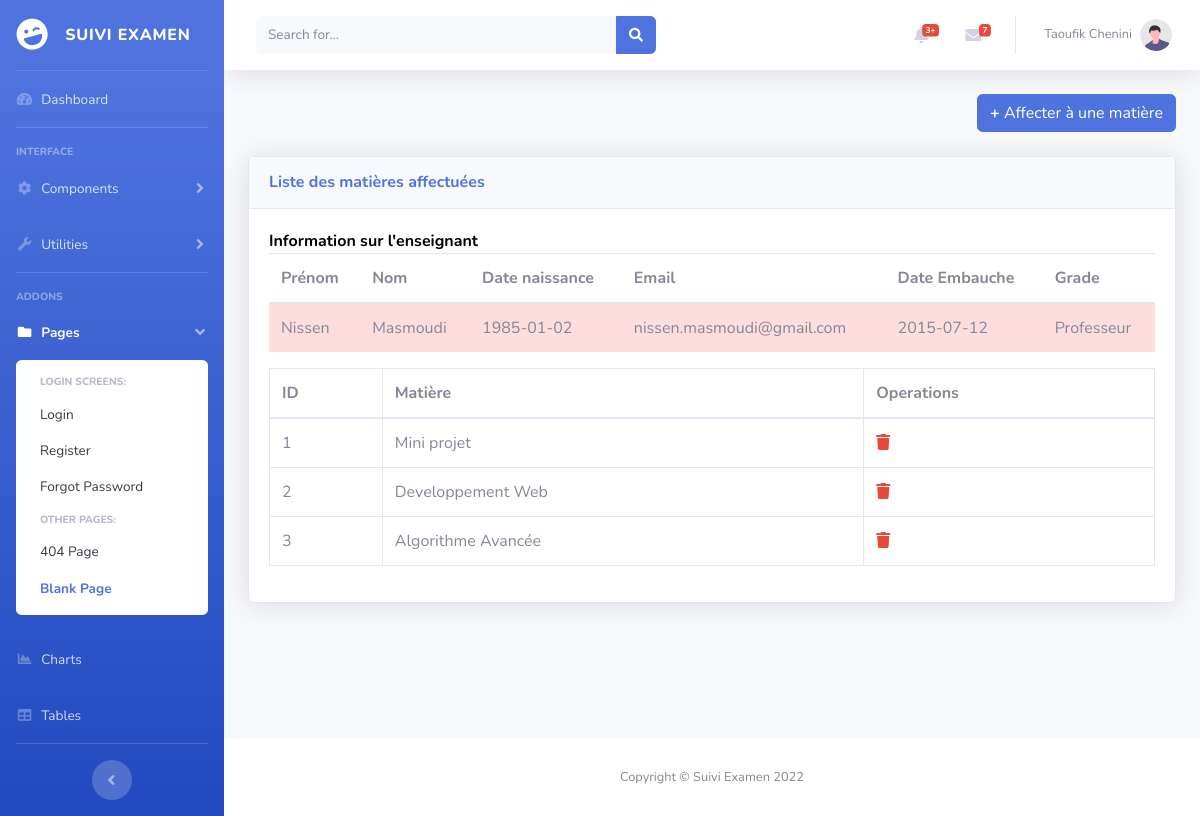
The page /admin/affect_subject.php?id_teacher=1 on the database its author committed.
### tables this page shows
CREATE TABLE `enseignant` (
  `numEns` int(11) NOT NULL,
  `nom` varchar(50) NOT NULL,
  `prenom` varchar(50) NOT NULL,
  `dateNaissance` date NOT NULL,
  `photo` varchar(150) NOT NULL,
  `adresseMail` varchar(100) NOT NULL,
  `dateEmbauche` date NOT NULL,
  `grade` varchar(100) NOT NULL,
  `password` varchar(100) NOT NULL
);

CREATE TABLE `subject_affected` (
  `idSA` int(11) NOT NULL,
  `idEns` int(11) NOT NULL,
  `idMat` int(11) NOT NULL
);

CREATE TABLE `matieres` (
  `id_mat` int(11) NOT NULL,
  `nom_mat` varchar(100) NOT NULL,
  `coefMat` varchar(10) NOT NULL,
  `NbreHeureCours` varchar(10) NOT NULL,
  `NbreHeureTP` varchar(10) NOT NULL
);

### admin/affect_subject.php (the view, shortened to what this page needs)
<?php
include('includes/header.php');
include('includes/navbar.php');
include('config/dbconn.php');
$id=$_GET['id_teacher'];
$query="SELECT subject_affected.*, matieres.nom_mat from subject_affected
LEFT JOIN matieres ON subject_affected.idMat = matieres.id_mat WHERE subject_affected.idEns='".$id."'";
$res=mysqli_query($con, $query);
$query2="SELECT * from enseignant WHERE numEns='".$id."'";
$result = mysqli_query($con, $query2) or die ( mysqli_error());
$data = mysqli_fetch_assoc($result);
?>
 <div class="container-fluid">
    <div class="d-sm-flex align-items-center justify-content-between mb-4">
        <a href="" data-target="#modal_add" data-toggle="modal" class="btn btn-primary ">
        <i class="text-white-50"></i> <b> + </b>Affecter à une matière
        </a>
    </div>
    <div class="card shadow mb-4">
        <div class="card-header py-3">
            <h6 class="m-0 font-weight-bold text-primary">Liste des matières affectuées</h6>
        </div>
        <div class="card-body">
            <div style="color:#000">
            <b>Information sur l'enseignant</b><br>
        <table class="table"  width="100%" cellspacing="0">
                                    <thead>
                                        <tr>
                                            <th>Prénom</th>
                                            <th>Nom</th>
                                            <th>Date naissance</th>
                                            <th>Email</th>
                                            <th>Date Embauche</th>
                                            <th>Grade</th>
                                        </tr>
                                    </thead>
                                    <tbody>
                                        <tr style="background-color:#fddddd">
                                            <td><?php echo $data['prenom']; ?></td>
                                            <td><?php echo $data['nom']; ?></td>
                                            <td><?php echo $data['dateNaissance']; ?></td>
                                            <td><?php echo $data['adresseMail']; ?></td>
                                            <td><?php echo $data['dateEmbauche']; ?></td>
                                            <td><?php echo $data['grade']; ?></td>
    </tr>
    </tbody>
    </table>
</div>
                            <div class="table-responsive">
                                <table class="table table-bordered" id="dataTable" width="100%" cellspacing="0">
                                    <thead>
                                        <tr>
                                            <th>ID</th>
                                            <th>Matière</th>
                                            <th>Operations</th>
                                        </tr>
                                    </thead>
                                    <tbody>
                                        <?php $i = 0;
                                        foreach($res as $data){
                                            $i++; ?>
                                        <tr>
                                            <td><?php echo $i; ?></td>
                                            <td><?php echo $data['nom_mat']; ?></td>
                                            <td>
                                                <a href="" data-target="#modal_delete<?php echo $data['idSA']?>" data-toggle="modal" class="icon-lg text-danger ">
                                                    <i class="fas fa-trash"></i>
                                                </a>
                                            </td>
                                        </tr>
                                        <?php } ?>
                                    </tbody>
                                </table>
                            </div>
                        </div>
                    </div>
</div>
<?php
include('includes/footer.php');
include('includes/scripts.php');
?>

### rows shown on the page
enseignant: prenom "Nissen", nom "Masmoudi", dateNaissance "1985-01-02", adresseMail "nissen.masmoudi@gmail.com", dateEmbauche "2015-07-12", grade "Professeur"
subject_affected: matieres.nom_mat "Mini projet"
subject_affected: matieres.nom_mat "Developpement Web"
subject_affected: matieres.nom_mat "Algorithme Avancée"
